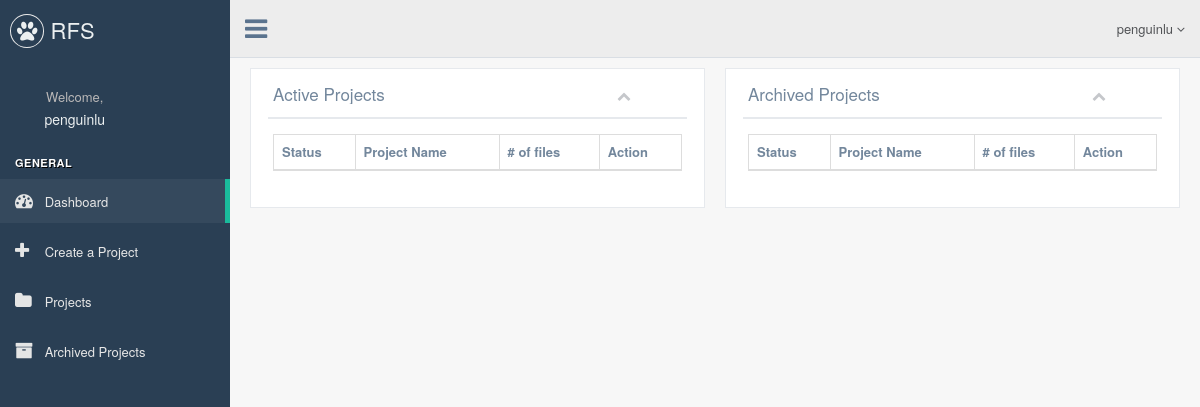
Before: /rfs/dashboard/ (signed in) with the older database file.
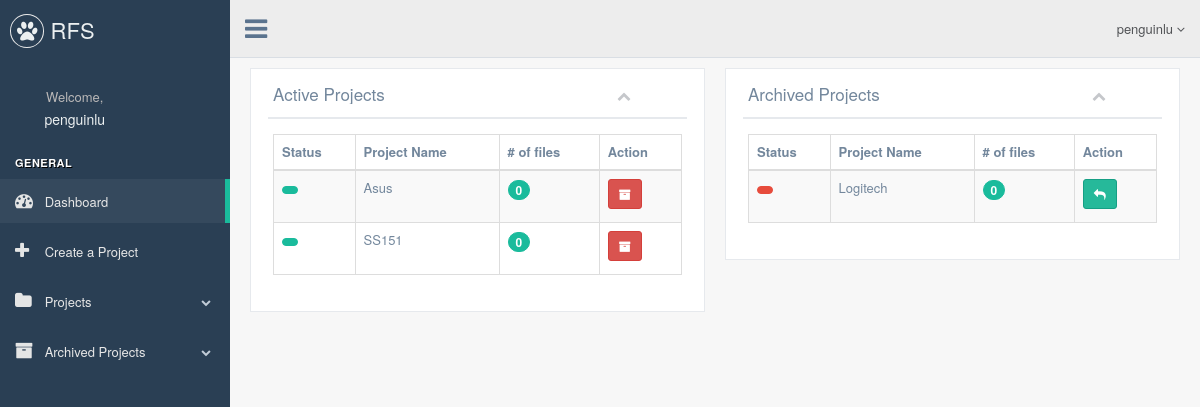
After: the same page with the newer database file.
### rfs/models.py (models this page shows, shortened)
class Project(models.Model):
    project_name=models.CharField(max_length=50,unique=True)
    description=models.TextField(blank=True)
    status_types=(('ARC','Archived'),('ACT','Active'))
    status=models.CharField(max_length=3,choices=status_types,default='ACT')

### rfs/views.py (the view)
def index_view(request):
    if not request.user.is_authenticated():
        return HttpResponseRedirect(reverse('rfs:login'))
    else:
        context={'all_projects':Project.objects.all().filter(status='ACT'),
                 'arc_projects':Project.objects.all().filter(status='ARC'),}
        template_name='rfs/base.html'
        return render(request,template_name,context)

### rfs/templates/rfs/base.html (shortened to what this page needs)
<!DOCTYPE html>
<html lang="en">
<head>
{% url 'rfs:file' project.id as url %}
{% url 'rfs:datafeed' project.id as url2 %}
{% url 'rfs:arc-file' project.id as url3 %}
{% url 'rfs:project' project.id as url4 %}
    {% load staticfiles %}
    <link href="{% static 'rfs/vendors/bootstrap/dist/css/bootstrap.min.css' %}" rel="stylesheet">
    <link href="{% static 'rfs/vendors/font-awesome/css/font-awesome.min.css' %}" rel="stylesheet">
    <link href="{% static 'rfs/build/css/custom.min.css' %}" rel="stylesheet">
    <link href="{% static 'rfs/self/style.css' %}" rel="stylesheet">
</head>
<body class="nav-md">
    <div class="container body">
      <div class="main_container">
        <div class="col-md-3 left_col">
          <div class="left_col scroll-view">
            <div class="navbar nav_title" style="border: 0;">
              <a href="{% url 'rfs:index' %}" class="site_title"><i class="fa fa-paw"></i> <span>RFS</span></a>
            </div>
            <div class="profile clearfix">
              <div class="profile_info">
                  <div style="text-align: center;">
                <span>Welcome,</span>
                      <h2>{{ user }}</h2>
                  </div>
              </div>
            </div>
            <br />
            <div id="sidebar-menu" class="main_menu_side hidden-print main_menu">
              <div class="menu_section">
                <h3>General</h3>
                  <ul class="nav side-menu">
                  <li><a href="{% url 'rfs:index' %}"><i class="fa fa-dashboard"></i> Dashboard</a>
                  </li>
                  <li><a href="{% url 'rfs:project-create' %}"><i class="fa fa-plus"></i> Create a Project</a>
                  </li>
                  <li class=""><a><i class="fa fa-folder"></i> Projects {% if all_projects %}<span class="fa fa-chevron-down"></span>{% endif %}</a>
                  </li>
                  <li class=""><a><i class="fa fa-archive"></i> Archived Projects {% if arc_projects %}<span class="fa fa-chevron-down"></span>{% endif %}</a>
                  </li>
                  </ul>
              </div>
            </div>
          </div>
        </div>
        <div class="top_nav">
          <div class="nav_menu">
            <nav>
              <div class="nav toggle">
                <a id="menu_toggle"><i class="fa fa-bars"></i></a>
              </div>
              <ul class="nav navbar-nav navbar-right">
                <li class="">
                  <a href="javascript:;" class="user-profile dropdown-toggle" data-toggle="dropdown" aria-expanded="false">
                    {{ user  }}
                    <span class=" fa fa-angle-down"></span>
                  </a>
                </li>
              </ul>
            </nav>
          </div>
        </div>
      <div class="right_col" role="main">
        {% block body %}
            {% include 'rfs/index.html' %}
        {% endblock %}
      </div>
    </div>
    </div>
 </body>
</html>

### rfs/templates/rfs/index.html (shortened to what this page needs)
{% block body %}
<div class="row">
<div class="col-md-6 col-sm-6 col-xs-6">
<div class="x_panel">
  <div class="x_title">
    <h2>Active Projects <small>table</small></h2>
    <ul class="nav navbar-right panel_toolbox">
      <li><a class="collapse-link"><i class="fa fa-chevron-up"></i></a>
      </li>
    </ul>
    <div class="clearfix"></div>
  </div>
  <div class="x_content">
    <table id="" class="table table-striped table-bordered">
      <thead>
        <tr>
            <th>Status</th>
          <th>Project Name</th>
            <th># of files</th>
          <th>Action</th>
        </tr>
      </thead>
      <tbody>
      {% for act_project in all_projects %}
        <tr>
          <td>
          {% if act_project.status == 'ACT' %}
              <span class="badge bg-green"> </span>
              {% else %}
              <span class="badge bg-red"> </span>
            {% endif %}
          </td>
          <td>{{ act_project.project_name }}</td>
            <td><span class="badge bg-green">{{ act_project.file_set.all.count }}</span></td>
          <td>
          <form action="{% url 'rfs:index-project-update' act_project.id %}" method="post">
            <button type="submit" class="btn btn-danger btn-sm"><i class="fa fa-archive"></i></button>
          </form>
          </td>
        </tr>
      {% endfor %}
      </tbody>
    </table>
  </div>
</div>
</div>
<div class="col-md-6 col-sm-6 col-xs-6">
<div class="x_panel">
  <div class="x_title">
    <h2>Archived Projects <small>table</small></h2>
    <ul class="nav navbar-right panel_toolbox">
      <li><a class="collapse-link"><i class="fa fa-chevron-up"></i></a>
      </li>
    </ul>
    <div class="clearfix"></div>
  </div>
  <div class="x_content">
    <table id="" class="table table-striped table-bordered">
      <thead>
        <tr>
            <th>Status</th>
          <th>Project Name</th>
            <th># of files</th>
          <th>Action</th>
        </tr>
      </thead>
      <tbody>
      {% for arc_project in arc_projects %}
        <tr>
          <td>
          {% if arc_project.status == 'ACT' %}
              <span class="badge bg-green"> </span>
              {% else %}
              <span class="badge bg-red"> </span>
            {% endif %}
          </td>
          <td>{{ arc_project.project_name }}</td>
            <td><span class="badge bg-green">{{ arc_project.file_set.all.count }}</span></td>
          <td>
          <form action="{% url 'rfs:index-project-update' arc_project.id %}" method="post">
            <button type="submit" class="btn btn-success btn-sm"><i class="fa fa-reply"></i></button>
          </form>
          </td>
        </tr>
      {% endfor %}
      </tbody>
    </table>
  </div>
</div>
</div>
</div>
{% endblock %}

Changed rows visible on the page:
added Project: status "ACT" (drawn), project_name "Asus", file_set.all.count "0", shown under "Active Projects"
added Project: status "ACT" (drawn), project_name "SS151", file_set.all.count "0", shown under "Active Projects"
added Project: status "ARC" (drawn), project_name "Logitech", file_set.all.count "0", shown under "Archived Projects"
